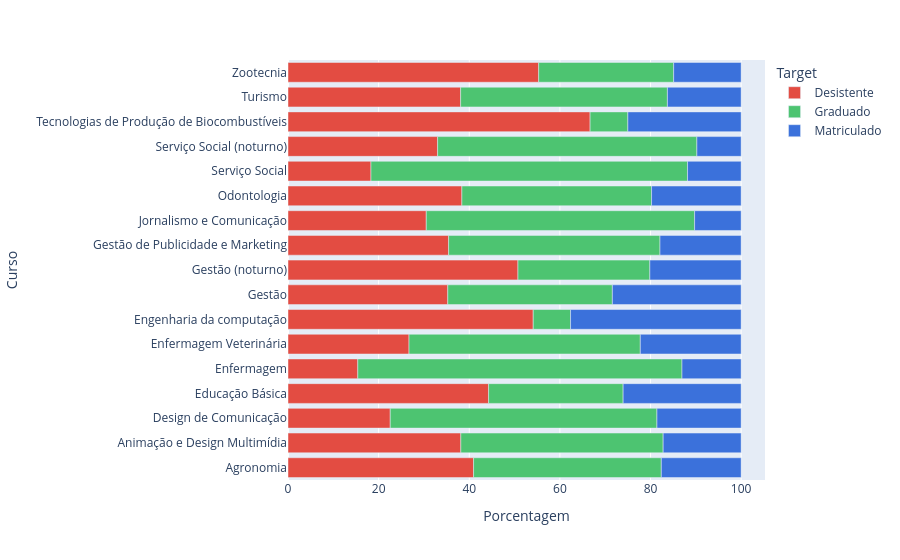

Here is the notebook cell this chart was saved with:
### Code cell
contagem = dados.groupby(['Curso', 'Target']).size().reset_index(name='Contagem')
contagem['Porcentagem'] = contagem.groupby('Curso')['Contagem'].transform(lambda x: (x/x.sum())*100)

fig = px.bar(data_frame=contagem, y='Curso', x='Porcentagem', color='Target', orientation='h', color_discrete_map=color_dict)
fig.show();

### Figure 1 — Plotly figure (JSON) as saved in the notebook; plotly's stock layout.template omitted (floating-point values rounded to 4 significant figures)
{"data": [{"hovertemplate": "Target=Desistente<br>Porcentagem=%{x}<br>Curso=%{y}<extra></extra>", "legendgroup": "Desistente", "marker": {"color": "#e34c42", "pattern": {"shape": ""}}, "name": "Desistente", "orientation": "h", "showlegend": true, "textposition": "auto", "type": "bar", "x": [40.95, 38.14, 22.57, 44.27, 15.4, 26.71, 54.12, 35.26, 50.75, 35.45, 30.51, 38.37, 18.31, 33.02, 66.67, 38.1, 55.32], "xaxis": "x", "y": ["Agronomia", "Animação e Design Multimídia", "Design de Comunicação", "Educação Básica", "Enfermagem", "Enfermagem Veterinária", "Engenharia da computação", "Gestão", "Gestão (noturno)", "Gestão de Publicidade e Marketing", "Jornalismo e Comunicação", "Odontologia", "Serviço Social", "Serviço Social (noturno)", "Tecnologias de Produção de Biocombustíveis", "Turismo", "Zootecnia"], "yaxis": "y"}, {"hovertemplate": "Target=Graduado<br>Porcentagem=%{x}<br>Curso=%{y}<extra></extra>", "legendgroup": "Graduado", "marker": {"color": "#4dc471", "pattern": {"shape": ""}}, "name": "Graduado", "orientation": "h", "showlegend": true, "textposition": "auto", "type": "bar", "x": [41.43, 44.65, 58.85, 29.69, 71.54, 51.04, 8.235, 36.32, 29.1, 46.64, 59.21, 41.86, 69.86, 57.21, 8.333, 45.63, 29.79], "xaxis": "x", "y": ["Agronomia", "Animação e Design Multimídia", "Design de Comunicação", "Educação Básica", "Enfermagem", "Enfermagem Veterinária", "Engenharia da computação", "Gestão", "Gestão (noturno)", "Gestão de Publicidade e Marketing", "Jornalismo e Comunicação", "Odontologia", "Serviço Social", "Serviço Social (noturno)", "Tecnologias de Produção de Biocombustíveis", "Turismo", "Zootecnia"], "yaxis": "y"}, {"hovertemplate": "Target=Matriculado<br>Porcentagem=%{x}<br>Curso=%{y}<extra></extra>", "legendgroup": "Matriculado", "marker": {"color": "#3b71db", "pattern": {"shape": ""}}, "name": "Matriculado", "orientation": "h", "showlegend": true, "textposition": "auto", "type": "bar", "x": [17.62, 17.21, 18.58, 26.04, 13.05, 22.26, 37.65, 28.42, 20.15, 17.91, 10.27, 19.77, 11.83, 9.767, 25.0, 16.27, 14.89], "xaxis": "x", "y": ["Agronomia", "Animação e Design Multimídia", "Design de Comunicação", "Educação Básica", "Enfermagem", "Enfermagem Veterinária", "Engenharia da computação", "Gestão", "Gestão (noturno)", "Gestão de Publicidade e Marketing", "Jornalismo e Comunicação", "Odontologia", "Serviço Social", "Serviço Social (noturno)", "Tecnologias de Produção de Biocombustíveis", "Turismo", "Zootecnia"], "yaxis": "y"}], "layout": {"barmode": "relative", "legend": {"title": {"text": "Target"}, "tracegroupgap": 0}, "margin": {"t": 60}, "xaxis": {"anchor": "y", "domain": [0, 1], "title": {"text": "Porcentagem"}}, "yaxis": {"anchor": "x", "domain": [0, 1], "title": {"text": "Curso"}}}}
